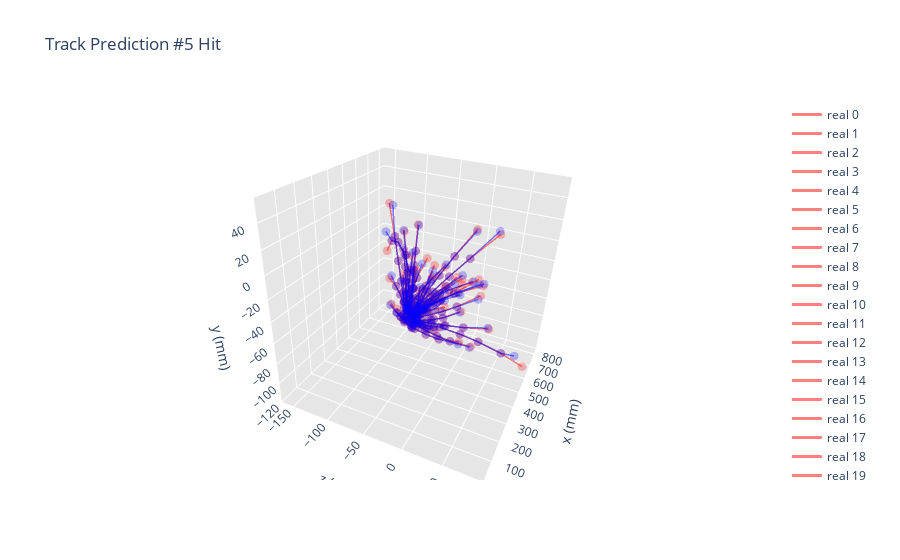

The code cell stored with this chart in its notebook:
### Markdown cell above
## Ploting Hit ##

### Code cell
fig = track_plot_xyz([test, pred], n_tracks = 40, 
               path='track-cnn-xyz.html', title='Track Prediction #5 Hit')

fig.show()

### Figure 1 — Plotly figure (JSON) as saved in the notebook; plotly's stock layout.template omitted (floating-point values rounded to 4 significant figures)
{"data": [{"line": {"color": "red", "width": 3}, "marker": {"color": "red", "opacity": 0.5, "size": 3}, "name": "real 0", "opacity": 0.5, "type": "scatter3d", "x": [31.94, 71.66, 115.6, 171.4, 259.6], "y": [-0.7839, -1.216, -0.9657, 0.3907, 4.887], "z": [0.1281, -4.934, -10.5, -17.59, -28.2]}, {"line": {"color": "red", "width": 3}, "marker": {"color": "red", "opacity": 0.5, "size": 3}, "name": "real 1", "opacity": 0.5, "type": "scatter3d", "x": [32.0, 71.07, 116.5, 172.0, 259.9], "y": [0.2801, 0.9585, 2.255, 4.523, 9.595], "z": [0.759, 8.132, 16.73, 27.25, 43.8]}, {"line": {"color": "red", "width": 3}, "marker": {"color": "red", "opacity": 0.5, "size": 3}, "name": "real 2", "opacity": 0.5, "type": "scatter3d", "x": [31.64, 70.41, 114.4, 171.1, 254.9], "y": [-6.104, -12.79, -19.29, -25.94, -32.43], "z": [-2.151, -10.29, -19.58, -31.62, -49.6]}, {"line": {"color": "red", "width": 3}, "marker": {"color": "red", "opacity": 0.5, "size": 3}, "name": "real 3", "opacity": 0.5, "type": "scatter3d", "x": [32.39, 71.59, 115.0, 172.3, 260.5], "y": [4.113, 8.357, 12.14, 15.7, 18.29], "z": [-3.697, -10.58, -18.17, -28.15, -43.8]}, {"line": {"color": "red", "width": 3}, "marker": {"color": "red", "opacity": 0.5, "size": 3}, "name": "real 4", "opacity": 0.5, "type": "scatter3d", "x": [31.87, 71.76, 115.3, 171.3, 265.8], "y": [-2.017, -3.701, -4.453, -3.858, 1.466], "z": [-6.509, -0.8945, 5.172, 12.95, 25.8]}, {"line": {"color": "red", "width": 3}, "marker": {"color": "red", "opacity": 0.5, "size": 3}, "name": "real 5", "opacity": 0.5, "type": "scatter3d", "x": [32.1, 72.61, 116.3, 172.0, 259.8], "y": [2.038, 4.17, 5.969, 7.492, 8.119], "z": [-1.222, -6.331, -11.78, -18.71, -29.4]}, {"line": {"color": "red", "width": 3}, "marker": {"color": "red", "opacity": 0.5, "size": 3}, "name": "real 6", "opacity": 0.5, "type": "scatter3d", "x": [31.84, 70.72, 115.2, 169.9, 261.6], "y": [5.68, 11.96, 18.31, 24.84, 32.9], "z": [-1.217, -8.516, -16.85, -27.08, -43.8]}, {"line": {"color": "red", "width": 3}, "marker": {"color": "red", "opacity": 0.5, "size": 3}, "name": "real 7", "opacity": 0.5, "type": "scatter3d", "x": [31.4, 71.28, 115.6, 172.1, 260.8], "y": [-1.672, -4.089, -7.137, -11.63, -20.04], "z": [5.047, 5.778, 6.566, 7.634, 9]}, {"line": {"color": "red", "width": 3}, "marker": {"color": "red", "opacity": 0.5, "size": 3}, "name": "real 8", "opacity": 0.5, "type": "scatter3d", "x": [31.53, 69.78, 113.6, 168.2, 260.0], "y": [-8.0, -16.86, -25.9, -35.39, -47.06], "z": [-5.948, 0.02719, 6.895, 15.37, 29.4]}, {"line": {"color": "red", "width": 3}, "marker": {"color": "red", "opacity": 0.5, "size": 3}, "name": "real 9", "opacity": 0.5, "type": "scatter3d", "x": [32.74, 72.09, 115.6, 170.8, 260.2], "y": [3.122, 6.302, 9.109, 11.5, 13.07], "z": [-3.134, -1.503, 0.2114, 2.347, 5.4]}, {"line": {"color": "red", "width": 3}, "marker": {"color": "red", "opacity": 0.5, "size": 3}, "name": "real 10", "opacity": 0.5, "type": "scatter3d", "x": [32.46, 71.72, 115.2, 170.8, 260.3], "y": [3.919, 7.83, 11.29, 14.15, 15.26], "z": [-4.766, -9.536, -14.73, -21.53, -33]}, {"line": {"color": "red", "width": 3}, "marker": {"color": "red", "opacity": 0.5, "size": 3}, "name": "real 11", "opacity": 0.5, "type": "scatter3d", "x": [31.42, 71.21, 115.7, 171.6, 265.9], "y": [-1.259, -2.267, -2.66, -1.999, 1.895], "z": [3.922, 1.672, -0.8844, -4.091, -9]}, {"line": {"color": "red", "width": 3}, "marker": {"color": "red", "opacity": 0.5, "size": 3}, "name": "real 12", "opacity": 0.5, "type": "scatter3d", "x": [31.26, 71.49, 114.1, 170.5, 255.9], "y": [-4.126, -9.061, -13.99, -19.98, -27.83], "z": [7.552, 17.18, 27.36, 40.82, 61.6]}, {"line": {"color": "red", "width": 3}, "marker": {"color": "red", "opacity": 0.5, "size": 3}, "name": "real 13", "opacity": 0.5, "type": "scatter3d", "x": [170.6, 262.7, 357.6, 494.5, 646.3], "y": [-25.23, -40.32, -56.97, -83.18, -115.0], "z": [15.12, 29.4, 43.8, 65.2, 89.2]}, {"line": {"color": "red", "width": 3}, "marker": {"color": "red", "opacity": 0.5, "size": 3}, "name": "real 14", "opacity": 0.5, "type": "scatter3d", "x": [31.17, 69.93, 113.9, 169.1, 261.4], "y": [-5.721, -12.66, -20.24, -29.37, -43.62], "z": [4.653, 3.588, 2.403, 0.8594, -1.8]}, {"line": {"color": "red", "width": 3}, "marker": {"color": "red", "opacity": 0.5, "size": 3}, "name": "real 15", "opacity": 0.5, "type": "scatter3d", "x": [31.67, 72.1, 114.5, 171.0, 255.6], "y": [-5.503, -11.74, -17.39, -23.52, -29.51], "z": [-2.55, -12.46, -22.64, -36.18, -56.8]}, {"line": {"color": "red", "width": 3}, "marker": {"color": "red", "opacity": 0.5, "size": 3}, "name": "real 16", "opacity": 0.5, "type": "scatter3d", "x": [31.98, 71.59, 117.1, 172.5, 260.1], "y": [-0.07021, 0.4291, 1.88, 4.884, 12.23], "z": [0.5219, -0.7156, -2.122, -3.978, -6.6]}, {"line": {"color": "red", "width": 3}, "marker": {"color": "red", "opacity": 0.5, "size": 3}, "name": "real 17", "opacity": 0.5, "type": "scatter3d", "x": [31.89, 71.76, 115.9, 172.1, 263.9], "y": [-1.732, -3.577, -5.155, -6.426, -6.949], "z": [-4.417, -10.62, -17.46, -26.14, -40.2]}, {"line": {"color": "red", "width": 3}, "marker": {"color": "red", "opacity": 0.5, "size": 3}, "name": "real 18", "opacity": 0.5, "type": "scatter3d", "x": [31.59, 72.22, 115.9, 171.8, 259.6], "y": [1.786, 3.677, 5.146, 6.089, 5.472], "z": [3.787, 11.92, 20.59, 31.68, 49]}, {"line": {"color": "red", "width": 3}, "marker": {"color": "red", "opacity": 0.5, "size": 3}, "name": "real 19", "opacity": 0.5, "type": "scatter3d", "x": [32.02, 71.57, 115.4, 171.6, 260.5], "y": [0.6903, 0.94, 0.3868, -1.682, -8.078], "z": [-3.644, -13.38, -24.19, -37.98, -60.4]}, {"line": {"color": "red", "width": 3}, "marker": {"color": "red", "opacity": 0.5, "size": 3}, "name": "real 20", "opacity": 0.5, "type": "scatter3d", "x": [32.08, 72.26, 115.9, 171.8, 259.7], "y": [1.739, 3.513, 4.971, 6.127, 6.283], "z": [-2.566, 4.33, 11.84, 21.42, 36.6]}, {"line": {"color": "red", "width": 3}, "marker": {"color": "red", "opacity": 0.5, "size": 3}, "name": "real 21", "opacity": 0.5, "type": "scatter3d", "x": [31.25, 71.48, 114.2, 170.4, 260.9], "y": [-4.208, -8.829, -12.91, -16.82, -19.85], "z": [2.271, 6.791, 11.63, 17.96, 28.2]}, {"line": {"color": "red", "width": 3}, "marker": {"color": "red", "opacity": 0.5, "size": 3}, "name": "real 22", "opacity": 0.5, "type": "scatter3d", "x": [30.92, 69.5, 113.0, 168.7, 252.6], "y": [6.823, 14.89, 23.37, 33.29, 46.29], "z": [7.205, 16.49, 26.97, 40.35, 60.4]}, {"line": {"color": "red", "width": 3}, "marker": {"color": "red", "opacity": 0.5, "size": 3}, "name": "real 23", "opacity": 0.5, "type": "scatter3d", "x": [31.96, 71.13, 115.0, 172.5, 259.7], "y": [-0.4079, -0.5303, 0.0503, 1.962, 7.201], "z": [0.4656, 3.697, 7.297, 12.06, 19.8]}, {"line": {"color": "red", "width": 3}, "marker": {"color": "red", "opacity": 0.5, "size": 3}, "name": "real 24", "opacity": 0.5, "type": "scatter3d", "x": [31.57, 70.0, 114.2, 168.9, 261.4], "y": [-7.312, -15.47, -23.74, -32.51, -43.58], "z": [0.4781, -4.316, -9.782, -16.47, -28.2]}, {"line": {"color": "red", "width": 3}, "marker": {"color": "red", "opacity": 0.5, "size": 3}, "name": "real 25", "opacity": 0.5, "type": "scatter3d", "x": [32.23, 71.69, 115.4, 171.3, 259.7], "y": [3.075, 5.859, 7.842, 8.796, 6.603], "z": [6.603, 10.05, 13.76, 18.49, 25.8]}, {"line": {"color": "red", "width": 3}, "marker": {"color": "red", "opacity": 0.5, "size": 3}, "name": "real 26", "opacity": 0.5, "type": "scatter3d", "x": [31.23, 71.19, 112.8, 167.9, 252.0], "y": [7.427, 16.55, 25.58, 36.82, 52.31], "z": [-7.003, -16.71, -26.76, -40.03, -60.4]}, {"line": {"color": "red", "width": 3}, "marker": {"color": "red", "opacity": 0.5, "size": 3}, "name": "real 27", "opacity": 0.5, "type": "scatter3d", "x": [31.77, 71.94, 116.4, 170.9, 261.5], "y": [-3.793, -7.908, -11.57, -14.74, -16.88], "z": [-3.416, -3.866, -4.316, -4.878, -5.4]}, {"line": {"color": "red", "width": 3}, "marker": {"color": "red", "opacity": 0.5, "size": 3}, "name": "real 28", "opacity": 0.5, "type": "scatter3d", "x": [31.28, 71.94, 116.4, 170.9, 261.5], "y": [-3.725, -7.888, -11.55, -14.8, -16.88], "z": [1.616, -0.09687, -1.897, -4.191, -7.8]}, {"line": {"color": "red", "width": 3}, "marker": {"color": "red", "opacity": 0.5, "size": 3}, "name": "real 29", "opacity": 0.5, "type": "scatter3d", "x": [31.61, 70.31, 114.3, 170.6, 262.1], "y": [6.362, 13.64, 21.16, 29.44, 40.16], "z": [0.2956, -4.476, -9.887, -16.88, -28.2]}, {"line": {"color": "red", "width": 3}, "marker": {"color": "red", "opacity": 0.5, "size": 3}, "name": "real 30", "opacity": 0.5, "type": "scatter3d", "x": [31.89, 71.74, 115.8, 171.9, 265.0], "y": [-1.656, -3.192, -4.161, -4.418, -2.157], "z": [-6.119, -12.58, -19.71, -28.79, -43.8]}, {"line": {"color": "red", "width": 3}, "marker": {"color": "red", "opacity": 0.5, "size": 3}, "name": "real 31", "opacity": 0.5, "type": "scatter3d", "x": [31.4, 71.24, 115.3, 171.4, 264.7], "y": [-1.608, -3.214, -4.383, -4.912, -3.443], "z": [7.45, 14.32, 21.92, 31.64, 47.4]}, {"line": {"color": "red", "width": 3}, "marker": {"color": "red", "opacity": 0.5, "size": 3}, "name": "real 32", "opacity": 0.5, "type": "scatter3d", "x": [31.18, 71.62, 113.9, 168.8, 257.1], "y": [-5.51, -12.18, -18.61, -26.07, -36.17], "z": [7.128, 7.634, 8.197, 8.872, 10.2]}, {"line": {"color": "red", "width": 3}, "marker": {"color": "red", "opacity": 0.5, "size": 3}, "name": "real 33", "opacity": 0.5, "type": "scatter3d", "x": [31.48, 71.14, 115.7, 171.9, 262.7], "y": [-0.1315, -0.783, -2.18, -4.903, -11.7], "z": [7.115, 1.968, -3.79, -11.15, -23.4]}, {"line": {"color": "red", "width": 3}, "marker": {"color": "red", "opacity": 0.5, "size": 3}, "name": "real 34", "opacity": 0.5, "type": "scatter3d", "x": [31.66, 72.12, 114.5, 171.1, 257.9], "y": [-5.727, -12.33, -18.41, -25.11, -32.55], "z": [0.6344, 0.07187, -0.4344, -1.278, -3]}, {"line": {"color": "red", "width": 3}, "marker": {"color": "red", "opacity": 0.5, "size": 3}, "name": "real 35", "opacity": 0.5, "type": "scatter3d", "x": [31.05, 69.68, 113.3, 169.0, 255.5], "y": [6.452, 14.13, 22.41, 32.28, 46.23], "z": [5.834, 11.08, 16.99, 24.51, 36.6]}, {"line": {"color": "red", "width": 3}, "marker": {"color": "red", "opacity": 0.5, "size": 3}, "name": "real 36", "opacity": 0.5, "type": "scatter3d", "x": [31.09, 69.49, 113.7, 168.3, 259.5], "y": [-7.158, -15.5, -24.37, -34.26, -48.1], "z": [5.103, 11.57, 18.99, 28.14, 43.8]}, {"line": {"color": "red", "width": 3}, "marker": {"color": "red", "opacity": 0.5, "size": 3}, "name": "real 37", "opacity": 0.5, "type": "scatter3d", "x": [31.37, 71.29, 115.4, 171.5, 264.6], "y": [-2.128, -4.203, -5.651, -6.195, -3.794], "z": [4.822, 5.272, 5.778, 6.341, 6.6]}, {"line": {"color": "red", "width": 3}, "marker": {"color": "red", "opacity": 0.5, "size": 3}, "name": "real 38", "opacity": 0.5, "type": "scatter3d", "x": [265.7, 362.8, 501.7, 658.6, 822.8], "y": [0.8036, 3.087, -1.602, -17.99, -47.77], "z": [-36.6, -57.4, -88, -122.8, -157.4]}, {"line": {"color": "red", "width": 3}, "marker": {"color": "red", "opacity": 0.5, "size": 3}, "name": "real 39", "opacity": 0.5, "type": "scatter3d", "x": [32.9, 72.32, 115.9, 171.7, 359.5], "y": [2.659, 5.344, 7.575, 9.31, 5.306], "z": [-3.978, -6.952, -10.11, -14.19, -28.2]}, {"line": {"color": "blue", "width": 3}, "marker": {"color": "blue", "opacity": 0.5, "size": 3}, "name": "predict 0", "opacity": 0.5, "type": "scatter3d", "x": [31.94, 71.66, 115.6, 171.4, 260.7], "y": [-0.7839, -1.216, -0.9657, 0.3907, 2.025], "z": [0.1281, -4.934, -10.5, -17.59, -30.12]}, {"line": {"color": "blue", "width": 3}, "marker": {"color": "blue", "opacity": 0.5, "size": 3}, "name": "predict 1", "opacity": 0.5, "type": "scatter3d", "x": [32.0, 71.07, 116.5, 172.0, 262.4], "y": [0.2801, 0.9585, 2.255, 4.523, 5.405], "z": [0.759, 8.132, 16.73, 27.25, 44.61]}, {"line": {"color": "blue", "width": 3}, "marker": {"color": "blue", "opacity": 0.5, "size": 3}, "name": "predict 2", "opacity": 0.5, "type": "scatter3d", "x": [31.64, 70.41, 114.4, 171.1, 256.9], "y": [-6.104, -12.79, -19.29, -25.94, -36.27], "z": [-2.151, -10.29, -19.58, -31.62, -49.62]}, {"line": {"color": "blue", "width": 3}, "marker": {"color": "blue", "opacity": 0.5, "size": 3}, "name": "predict 3", "opacity": 0.5, "type": "scatter3d", "x": [32.39, 71.59, 115.0, 172.3, 259.3], "y": [4.113, 8.357, 12.14, 15.7, 19.81], "z": [-3.697, -10.58, -18.17, -28.15, -43.99]}, {"line": {"color": "blue", "width": 3}, "marker": {"color": "blue", "opacity": 0.5, "size": 3}, "name": "predict 4", "opacity": 0.5, "type": "scatter3d", "x": [31.87, 71.76, 115.3, 171.3, 256.6], "y": [-2.017, -3.701, -4.453, -3.858, -5.869], "z": [-6.509, -0.8945, 5.172, 12.95, 25.55]}, {"line": {"color": "blue", "width": 3}, "marker": {"color": "blue", "opacity": 0.5, "size": 3}, "name": "predict 5", "opacity": 0.5, "type": "scatter3d", "x": [32.1, 72.61, 116.3, 172.0, 259.5], "y": [2.038, 4.17, 5.969, 7.492, 8.66], "z": [-1.222, -6.331, -11.78, -18.71, -31.18]}, {"line": {"color": "blue", "width": 3}, "marker": {"color": "blue", "opacity": 0.5, "size": 3}, "name": "predict 6", "opacity": 0.5, "type": "scatter3d", "x": [31.84, 70.72, 115.2, 169.9, 262.1], "y": [5.68, 11.96, 18.31, 24.84, 33.57], "z": [-1.217, -8.516, -16.85, -27.08, -44.61]}, {"line": {"color": "blue", "width": 3}, "marker": {"color": "blue", "opacity": 0.5, "size": 3}, "name": "predict 7", "opacity": 0.5, "type": "scatter3d", "x": [31.4, 71.28, 115.6, 172.1, 270.2], "y": [-1.672, -4.089, -7.137, -11.63, -15.8], "z": [5.047, 5.778, 6.566, 7.634, 7.077]}, {"line": {"color": "blue", "width": 3}, "marker": {"color": "blue", "opacity": 0.5, "size": 3}, "name": "predict 8", "opacity": 0.5, "type": "scatter3d", "x": [31.53, 69.78, 113.6, 168.2, 264.0], "y": [-8.0, -16.86, -25.9, -35.39, -50.16], "z": [-5.948, 0.02719, 6.895, 15.37, 28.11]}, {"line": {"color": "blue", "width": 3}, "marker": {"color": "blue", "opacity": 0.5, "size": 3}, "name": "predict 9", "opacity": 0.5, "type": "scatter3d", "x": [32.74, 72.09, 115.6, 170.8, 257.8], "y": [3.122, 6.302, 9.109, 11.5, 15.24], "z": [-3.134, -1.503, 0.2114, 2.347, 6.909]}, {"line": {"color": "blue", "width": 3}, "marker": {"color": "blue", "opacity": 0.5, "size": 3}, "name": "predict 10", "opacity": 0.5, "type": "scatter3d", "x": [32.46, 71.72, 115.2, 170.8, 258.4], "y": [3.919, 7.83, 11.29, 14.15, 18.3], "z": [-4.766, -9.536, -14.73, -21.53, -32.11]}, {"line": {"color": "blue", "width": 3}, "marker": {"color": "blue", "opacity": 0.5, "size": 3}, "name": "predict 11", "opacity": 0.5, "type": "scatter3d", "x": [31.42, 71.21, 115.7, 171.6, 262.6], "y": [-1.259, -2.267, -2.66, -1.999, -1.892], "z": [3.922, 1.672, -0.8844, -4.091, -9.867]}, {"line": {"color": "blue", "width": 3}, "marker": {"color": "blue", "opacity": 0.5, "size": 3}, "name": "predict 12", "opacity": 0.5, "type": "scatter3d", "x": [31.26, 71.49, 114.1, 170.5, 257.7], "y": [-4.126, -9.061, -13.99, -19.98, -27.39], "z": [7.552, 17.18, 27.36, 40.82, 60.26]}, {"line": {"color": "blue", "width": 3}, "marker": {"color": "blue", "opacity": 0.5, "size": 3}, "name": "predict 13", "opacity": 0.5, "type": "scatter3d", "x": [170.6, 262.7, 357.6, 494.5, 631.6], "y": [-25.23, -40.32, -56.97, -83.18, -103.3], "z": [15.12, 29.4, 43.8, 65.2, 76.41]}, {"line": {"color": "blue", "width": 3}, "marker": {"color": "blue", "opacity": 0.5, "size": 3}, "name": "predict 14", "opacity": 0.5, "type": "scatter3d", "x": [31.17, 69.93, 113.9, 169.1, 262.0], "y": [-5.721, -12.66, -20.24, -29.37, -41.7], "z": [4.653, 3.588, 2.403, 0.8594, -3.041]}, {"line": {"color": "blue", "width": 3}, "marker": {"color": "blue", "opacity": 0.5, "size": 3}, "name": "predict 15", "opacity": 0.5, "type": "scatter3d", "x": [31.67, 72.1, 114.5, 171.0, 256.5], "y": [-5.503, -11.74, -17.39, -23.52, -31.02], "z": [-2.55, -12.46, -22.64, -36.18, -58.2]}, {"line": {"color": "blue", "width": 3}, "marker": {"color": "blue", "opacity": 0.5, "size": 3}, "name": "predict 16", "opacity": 0.5, "type": "scatter3d", "x": [31.98, 71.59, 117.1, 172.5, 260.1], "y": [-0.07021, 0.4291, 1.88, 4.884, 7.383], "z": [0.5219, -0.7156, -2.122, -3.978, -8.119]}, {"line": {"color": "blue", "width": 3}, "marker": {"color": "blue", "opacity": 0.5, "size": 3}, "name": "predict 17", "opacity": 0.5, "type": "scatter3d", "x": [31.89, 71.76, 115.9, 172.1, 260.9], "y": [-1.732, -3.577, -5.155, -6.426, -8.167], "z": [-4.417, -10.62, -17.46, -26.14, -39.91]}, {"line": {"color": "blue", "width": 3}, "marker": {"color": "blue", "opacity": 0.5, "size": 3}, "name": "predict 18", "opacity": 0.5, "type": "scatter3d", "x": [31.59, 72.22, 115.9, 171.8, 261.5], "y": [1.786, 3.677, 5.146, 6.089, 6.957], "z": [3.787, 11.92, 20.59, 31.68, 49.51]}, {"line": {"color": "blue", "width": 3}, "marker": {"color": "blue", "opacity": 0.5, "size": 3}, "name": "predict 19", "opacity": 0.5, "type": "scatter3d", "x": [32.02, 71.57, 115.4, 171.6, 259.0], "y": [0.6903, 0.94, 0.3868, -1.682, -5.078], "z": [-3.644, -13.38, -24.19, -37.98, -57.77]}, {"line": {"color": "blue", "width": 3}, "marker": {"color": "blue", "opacity": 0.5, "size": 3}, "name": "predict 20", "opacity": 0.5, "type": "scatter3d", "x": [32.08, 72.26, 115.9, 171.8, 259.7], "y": [1.739, 3.513, 4.971, 6.127, 6.977], "z": [-2.566, 4.33, 11.84, 21.42, 38.13]}, {"line": {"color": "blue", "width": 3}, "marker": {"color": "blue", "opacity": 0.5, "size": 3}, "name": "predict 21", "opacity": 0.5, "type": "scatter3d", "x": [31.25, 71.48, 114.2, 170.4, 262.7], "y": [-4.208, -8.829, -12.91, -16.82, -21.27], "z": [2.271, 6.791, 11.63, 17.96, 26.66]}, {"line": {"color": "blue", "width": 3}, "marker": {"color": "blue", "opacity": 0.5, "size": 3}, "name": "predict 22", "opacity": 0.5, "type": "scatter3d", "x": [30.92, 69.5, 113.0, 168.7, 258.1], "y": [6.823, 14.89, 23.37, 33.29, 47.97], "z": [7.205, 16.49, 26.97, 40.35, 59.0]}, {"line": {"color": "blue", "width": 3}, "marker": {"color": "blue", "opacity": 0.5, "size": 3}, "name": "predict 23", "opacity": 0.5, "type": "scatter3d", "x": [31.96, 71.13, 115.0, 172.5, 259.7], "y": [-0.4079, -0.5303, 0.0503, 1.962, 1.841], "z": [0.4656, 3.697, 7.297, 12.06, 17.87]}, {"line": {"color": "blue", "width": 3}, "marker": {"color": "blue", "opacity": 0.5, "size": 3}, "name": "predict 24", "opacity": 0.5, "type": "scatter3d", "x": [31.57, 70.0, 114.2, 168.9, 260.5], "y": [-7.312, -15.47, -23.74, -32.51, -45.19], "z": [0.4781, -4.316, -9.782, -16.47, -30.26]}, {"line": {"color": "blue", "width": 3}, "marker": {"color": "blue", "opacity": 0.5, "size": 3}, "name": "predict 25", "opacity": 0.5, "type": "scatter3d", "x": [32.23, 71.69, 115.4, 171.3, 261.4], "y": [3.075, 5.859, 7.842, 8.796, 9.466], "z": [6.603, 10.05, 13.76, 18.49, 25.48]}, {"line": {"color": "blue", "width": 3}, "marker": {"color": "blue", "opacity": 0.5, "size": 3}, "name": "predict 26", "opacity": 0.5, "type": "scatter3d", "x": [31.23, 71.19, 112.8, 167.9, 264.3], "y": [7.427, 16.55, 25.58, 36.82, 50.37], "z": [-7.003, -16.71, -26.76, -40.03, -58.28]}, {"line": {"color": "blue", "width": 3}, "marker": {"color": "blue", "opacity": 0.5, "size": 3}, "name": "predict 27", "opacity": 0.5, "type": "scatter3d", "x": [31.77, 71.94, 116.4, 170.9, 264.5], "y": [-3.793, -7.908, -11.57, -14.74, -20.47], "z": [-3.416, -3.866, -4.316, -4.878, -5.836]}, {"line": {"color": "blue", "width": 3}, "marker": {"color": "blue", "opacity": 0.5, "size": 3}, "name": "predict 28", "opacity": 0.5, "type": "scatter3d", "x": [31.28, 71.94, 116.4, 170.9, 265.7], "y": [-3.725, -7.888, -11.55, -14.8, -19.95], "z": [1.616, -0.09687, -1.897, -4.191, -9.355]}, {"line": {"color": "blue", "width": 3}, "marker": {"color": "blue", "opacity": 0.5, "size": 3}, "name": "predict 29", "opacity": 0.5, "type": "scatter3d", "x": [31.61, 70.31, 114.3, 170.6, 261.4], "y": [6.362, 13.64, 21.16, 29.44, 39.88], "z": [0.2956, -4.476, -9.887, -16.88, -27.28]}, {"line": {"color": "blue", "width": 3}, "marker": {"color": "blue", "opacity": 0.5, "size": 3}, "name": "predict 30", "opacity": 0.5, "type": "scatter3d", "x": [31.89, 71.74, 115.8, 171.9, 260.9], "y": [-1.656, -3.192, -4.161, -4.418, -5.325], "z": [-6.119, -12.58, -19.71, -28.79, -43.2]}, {"line": {"color": "blue", "width": 3}, "marker": {"color": "blue", "opacity": 0.5, "size": 3}, "name": "predict 31", "opacity": 0.5, "type": "scatter3d", "x": [31.4, 71.24, 115.3, 171.4, 263.5], "y": [-1.608, -3.214, -4.383, -4.912, -6.587], "z": [7.45, 14.32, 21.92, 31.64, 45.19]}, {"line": {"color": "blue", "width": 3}, "marker": {"color": "blue", "opacity": 0.5, "size": 3}, "name": "predict 32", "opacity": 0.5, "type": "scatter3d", "x": [31.18, 71.62, 113.9, 168.8, 262.3], "y": [-5.51, -12.18, -18.61, -26.07, -37.2], "z": [7.128, 7.634, 8.197, 8.872, 10.13]}, {"line": {"color": "blue", "width": 3}, "marker": {"color": "blue", "opacity": 0.5, "size": 3}, "name": "predict 33", "opacity": 0.5, "type": "scatter3d", "x": [31.48, 71.14, 115.7, 171.9, 258.8], "y": [-0.1315, -0.783, -2.18, -4.903, -8.46], "z": [7.115, 1.968, -3.79, -11.15, -21.7]}, {"line": {"color": "blue", "width": 3}, "marker": {"color": "blue", "opacity": 0.5, "size": 3}, "name": "predict 34", "opacity": 0.5, "type": "scatter3d", "x": [31.66, 72.12, 114.5, 171.1, 265.0], "y": [-5.727, -12.33, -18.41, -25.11, -34.34], "z": [0.6344, 0.07187, -0.4344, -1.278, -3.821]}, {"line": {"color": "blue", "width": 3}, "marker": {"color": "blue", "opacity": 0.5, "size": 3}, "name": "predict 35", "opacity": 0.5, "type": "scatter3d", "x": [31.05, 69.68, 113.3, 169.0, 261.7], "y": [6.452, 14.13, 22.41, 32.28, 44.21], "z": [5.834, 11.08, 16.99, 24.51, 35.85]}, {"line": {"color": "blue", "width": 3}, "marker": {"color": "blue", "opacity": 0.5, "size": 3}, "name": "predict 36", "opacity": 0.5, "type": "scatter3d", "x": [31.09, 69.49, 113.7, 168.3, 259.8], "y": [-7.158, -15.5, -24.37, -34.26, -49.26], "z": [5.103, 11.57, 18.99, 28.14, 42.31]}, {"line": {"color": "blue", "width": 3}, "marker": {"color": "blue", "opacity": 0.5, "size": 3}, "name": "predict 37", "opacity": 0.5, "type": "scatter3d", "x": [31.37, 71.29, 115.4, 171.5, 267.9], "y": [-2.128, -4.203, -5.651, -6.195, -8.009], "z": [4.822, 5.272, 5.778, 6.341, 5.337]}, {"line": {"color": "blue", "width": 3}, "marker": {"color": "blue", "opacity": 0.5, "size": 3}, "name": "predict 38", "opacity": 0.5, "type": "scatter3d", "x": [265.7, 362.8, 501.7, 658.6, 824.0], "y": [0.8036, 3.087, -1.602, -17.99, -26.35], "z": [-36.6, -57.4, -88, -122.8, -160.1]}, {"line": {"color": "blue", "width": 3}, "marker": {"color": "blue", "opacity": 0.5, "size": 3}, "name": "predict 39", "opacity": 0.5, "type": "scatter3d", "x": [32.9, 72.32, 115.9, 171.7, 256.9], "y": [2.659, 5.344, 7.575, 9.31, 11.29], "z": [-3.978, -6.952, -10.11, -14.19, -20.66]}], "layout": {"autosize": true, "scene": {"aspectmode": "manual", "aspectratio": {"x": 1, "y": 1, "z": 1}, "camera": {"eye": {"x": -1.743, "y": 1.071, "z": 0.71}, "up": {"x": 1, "y": 1, "z": -0.5}}, "xaxis": {"backgroundcolor": "rgb(230, 230,230)", "gridcolor": "rgb(255, 255, 255)", "showbackground": true, "title": {"text": "x (mm)"}, "zerolinecolor": "rgb(255, 255, 255)"}, "yaxis": {"backgroundcolor": "rgb(230, 230,230)", "gridcolor": "rgb(255, 255, 255)", "showbackground": true, "title": {"text": "y (mm)"}, "zerolinecolor": "rgb(255, 255, 255)"}, "zaxis": {"backgroundcolor": "rgb(230, 230,230)", "gridcolor": "rgb(255, 255, 255)", "showbackground": true, "title": {"text": "z (mm)"}, "zerolinecolor": "rgb(255, 255, 255)"}}, "title": {"text": "Track Prediction #5 Hit"}}}
